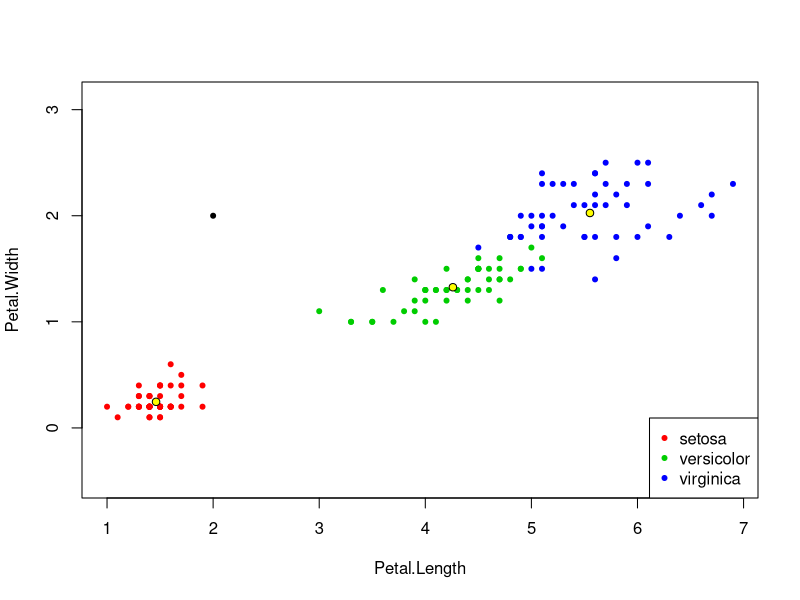

Write R code to recreate this figure.
u = c(2, 2) #some random point

irisNames = c("setosa", "versicolor", "virginica")

#count means points for each group
irisMean = function(name) {
    irisByName = iris[iris$Species == name, 3:4]
    c(mean(irisByName[, 1]), mean(irisByName[, 2]))
}

irisMeans = t(sapply(irisNames, irisMean))

#count distances
dist = function(p1, p2) sqrt(sum((p1 - p2) ^ 2))
irisDist = apply(irisMeans, 1, dist, u)

#print closest group of flowers to point u
irisNames[which.min(irisDist)]

#draw plot
irisColors = c("red", "green3", "blue")
names(irisColors) = irisNames

plot(iris[, 3:4], col = irisColors[iris$Species], pch = 20, asp = 1) #iris
legend("bottomright", irisNames, pch = 20, col = irisColors)

points(u[1], u[2], col = "black", pch = 20) #u

points(irisMeans[, 1], irisMeans[, 2], col = "black", bg = "yellow", pch = 21) #mean point for each group